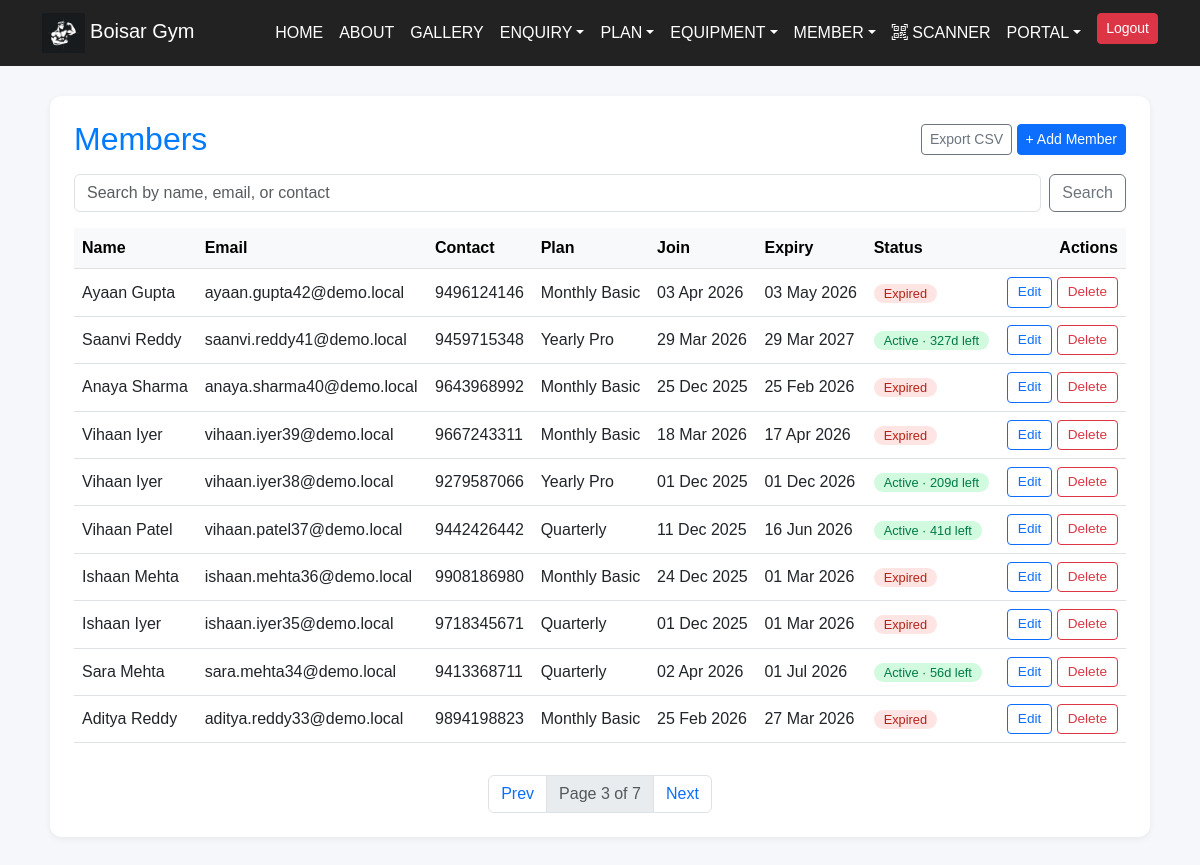
The app's page /view_member/?page=3 (signed in) with its own data.
### project/models.py (models this page shows, shortened)
class Member(models.Model):
    GENDER_CHOICES = [('Male', 'Male'), ('Female', 'Female')]
    GOAL_CHOICES = [
        ('lose', 'Lose Weight'),
        ('gain', 'Gain Muscle'),
        ('maintain', 'Maintain'),
    ]
    EXPERIENCE_CHOICES = [
        ('beginner', 'Beginner'),
        ('intermediate', 'Intermediate'),
        ('advanced', 'Advanced'),
    ]
    DIET_CHOICES = [
        ('veg', 'Vegetarian'),
        ('nonveg', 'Non-Vegetarian'),
        ('vegan', 'Vegan'),
    ]
    user = models.OneToOneField(
        settings.AUTH_USER_MODEL,
        on_delete=models.SET_NULL,
        null=True, blank=True,
        related_name='member_profile',
    )
    name = models.CharField(max_length=100)
    contact = models.CharField(max_length=15)
    email = models.EmailField(unique=True)
    age = models.PositiveIntegerField()
    gender = models.CharField(max_length=10, choices=GENDER_CHOICES)
    plan = models.ForeignKey(Plan, on_delete=models.PROTECT, related_name='members')
    join_date = models.DateField(default=timezone.now)
    expiry_date = models.DateField(blank=True, null=True)
    amount = models.PositiveIntegerField()
    height_cm = models.PositiveIntegerField(blank=True, null=True)
    weight_kg = models.PositiveIntegerField(blank=True, null=True)
    goal = models.CharField(max_length=10, choices=GOAL_CHOICES, blank=True)
    experience = models.CharField(max_length=15, choices=EXPERIENCE_CHOICES, blank=True)
    diet = models.CharField(max_length=10, choices=DIET_CHOICES, blank=True)
    @property
    def is_active(self):
        return bool(self.expiry_date and self.expiry_date >= timezone.now().date())
    @property
    def days_remaining(self):
        if not self.expiry_date:
            return 0
        return max(0, (self.expiry_date - timezone.now().date()).days)

class Plan(models.Model):
    DURATION_CHOICES = [
        ('Monthly Plans', 'Monthly Plans'),
        ('Yearly Plans', 'Yearly Plans'),
    ]
    name = models.CharField(max_length=100)
    amount = models.DecimalField(max_digits=10, decimal_places=2)
    duration = models.CharField(max_length=50, choices=DURATION_CHOICES)
    duration_days = models.PositiveIntegerField(
        default=30,
        help_text="Length of the plan in days; used to compute expiry.",
    )

### project/views.py (the view)
# urls.py: path('view_member/', views.view_member, name='view_member'),
@login_required(login_url="admin_login")
def view_member(request):
    q = request.GET.get('q', '').strip()
    qs = Member.objects.select_related('plan').all()
    if q:
        qs = qs.filter(Q(name__icontains=q) | Q(email__icontains=q) | Q(contact__icontains=q))
    page_obj = Paginator(qs.order_by('-id'), 10).get_page(request.GET.get('page'))
    return render(request, 'admin_panel/view_member.html', {
        'members': page_obj.object_list,
        'page_obj': page_obj,
        'q': q,
    })

### templates/admin_panel/view_member.html (shortened to what this page needs)
<!DOCTYPE html>
<html lang="en">
  <head>
  </head>
  <body>
    {% include "admin_panel/navbar.html" %}
    <div class="panel">
      <div class="d-flex justify-content-between align-items-center mb-3">
        <h2 class="mb-0">Members</h2>
        <div>
          <a href="{% url 'export_members_csv' %}" class="btn btn-outline-secondary btn-sm">Export CSV</a>
          <a href="{% url 'add_member' %}" class="btn btn-primary btn-sm">+ Add Member</a>
        </div>
      </div>
      <form method="GET" class="mb-3 d-flex gap-2">
        <input type="text" name="q" value="{{ q }}" class="form-control" placeholder="Search by name, email, or contact" />
        <button class="btn btn-outline-secondary" type="submit">Search</button>
      </form>
      <div class="table-responsive">
        <table class="table table-hover align-middle">
          <thead class="table-light">
            <tr>
              <th>Name</th><th>Email</th><th>Contact</th>
              <th>Plan</th><th>Join</th><th>Expiry</th><th>Status</th><th class="text-end">Actions</th>
            </tr>
          </thead>
          <tbody>
            {% for member in members %}
            <tr>
              <td>{{ member.name }}</td>
              <td>{{ member.email }}</td>
              <td>{{ member.contact }}</td>
              <td>{{ member.plan.name }}</td>
              <td>{{ member.join_date|date:"d M Y" }}</td>
              <td>{{ member.expiry_date|date:"d M Y" }}</td>
              <td>
                {% if member.is_active %}
                  <span class="pill-active">Active · {{ member.days_remaining }}d left</span>
                {% else %}
                  <span class="pill-expired">Expired</span>
                {% endif %}
              </td>
              <td class="text-end">
                <a class="btn btn-sm btn-outline-primary btn-action" href="{% url 'edit_member' member.id %}">Edit</a>
                <form method="POST" action="{% url 'delete_member' member.id %}" style="display:inline" onsubmit="return confirm('Delete {{ member.name }}?');">
                  <button class="btn btn-sm btn-outline-danger btn-action" type="submit">Delete</button>
                </form>
              </td>
            </tr>
            {% empty %}
            <tr><td colspan="8" class="text-center text-muted">No members found.</td></tr>
            {% endfor %}
          </tbody>
        </table>
      </div>
      {% if page_obj.paginator.num_pages > 1 %}
      <nav class="mt-3">
        <ul class="pagination justify-content-center mb-0">
          {% if page_obj.has_previous %}
            <li class="page-item"><a class="page-link" href="?page={{ page_obj.previous_page_number }}{% if q %}&q={{ q }}{% endif %}">Prev</a></li>
          {% endif %}
          <li class="page-item disabled"><span class="page-link">Page {{ page_obj.number }} of {{ page_obj.paginator.num_pages }}</span></li>
          {% if page_obj.has_next %}
            <li class="page-item"><a class="page-link" href="?page={{ page_obj.next_page_number }}{% if q %}&q={{ q }}{% endif %}">Next</a></li>
          {% endif %}
        </ul>
      </nav>
      {% endif %}
    </div>
  </body>
</html>

### templates/admin_panel/navbar.html (style rules this page uses)
body { font-family: 'Poppins', Arial, sans-serif; background: #f6f7fb; margin: 0; }
.panel { max-width: 1100px; margin: 30px auto; background: #fff; padding: 24px; border-radius: 12px; box-shadow: 0 2px 6px rgba(0,0,0,0.06); }
.panel h2 { color: #007bff; margin-bottom: 20px; }
.panel table { width: 100%; }
.panel .btn-action { padding: 4px 10px; font-size: 0.85rem; }
.pill-active { background:#d1fadf; color:#027a48; padding:2px 10px; border-radius:12px; font-size:0.8rem; }
.pill-expired { background:#fee4e2; color:#b42318; padding:2px 10px; border-radius:12px; font-size:0.8rem; }

### records on screen
Member: name "Ayaan Gupta", email "ayaan.gupta42@demo.local", contact "9496124146", plan.name "Monthly Basic", join_date "03 Apr 2026", expiry_date "03 May 2026", shows "Expired"
Member: name "Saanvi Reddy", email "saanvi.reddy41@demo.local", contact "9459715348", plan.name "Yearly Pro", join_date "29 Mar 2026", expiry_date "29 Mar 2027", days_remaining "327"
Member: name "Anaya Sharma", email "anaya.sharma40@demo.local", contact "9643968992", plan.name "Monthly Basic", join_date "25 Dec 2025", expiry_date "25 Feb 2026", shows "Expired"
Member: name "Vihaan Iyer", email "vihaan.iyer39@demo.local", contact "9667243311", plan.name "Monthly Basic", join_date "18 Mar 2026", expiry_date "17 Apr 2026", shows "Expired"
Member: name "Vihaan Iyer", email "vihaan.iyer38@demo.local", contact "9279587066", plan.name "Yearly Pro", join_date "01 Dec 2025", expiry_date "01 Dec 2026", days_remaining "209"
Member: name "Vihaan Patel", email "vihaan.patel37@demo.local", contact "9442426442", plan.name "Quarterly", join_date "11 Dec 2025", expiry_date "16 Jun 2026", days_remaining "41"
Member: name "Ishaan Mehta", email "ishaan.mehta36@demo.local", contact "9908186980", plan.name "Monthly Basic", join_date "24 Dec 2025", expiry_date "01 Mar 2026", shows "Expired"
Member: name "Ishaan Iyer", email "ishaan.iyer35@demo.local", contact "9718345671", plan.name "Quarterly", join_date "01 Dec 2025", expiry_date "01 Mar 2026", shows "Expired"
Member: name "Sara Mehta", email "sara.mehta34@demo.local", contact "9413368711", plan.name "Quarterly", join_date "02 Apr 2026", expiry_date "01 Jul 2026", days_remaining "56"
Member: name "Aditya Reddy", email "aditya.reddy33@demo.local", contact "9894198823", plan.name "Monthly Basic", join_date "25 Feb 2026", expiry_date "27 Mar 2026", shows "Expired"

### other values on screen
{{ page_obj.number }} "3"
{{ page_obj.paginator.num_pages }} "7"
